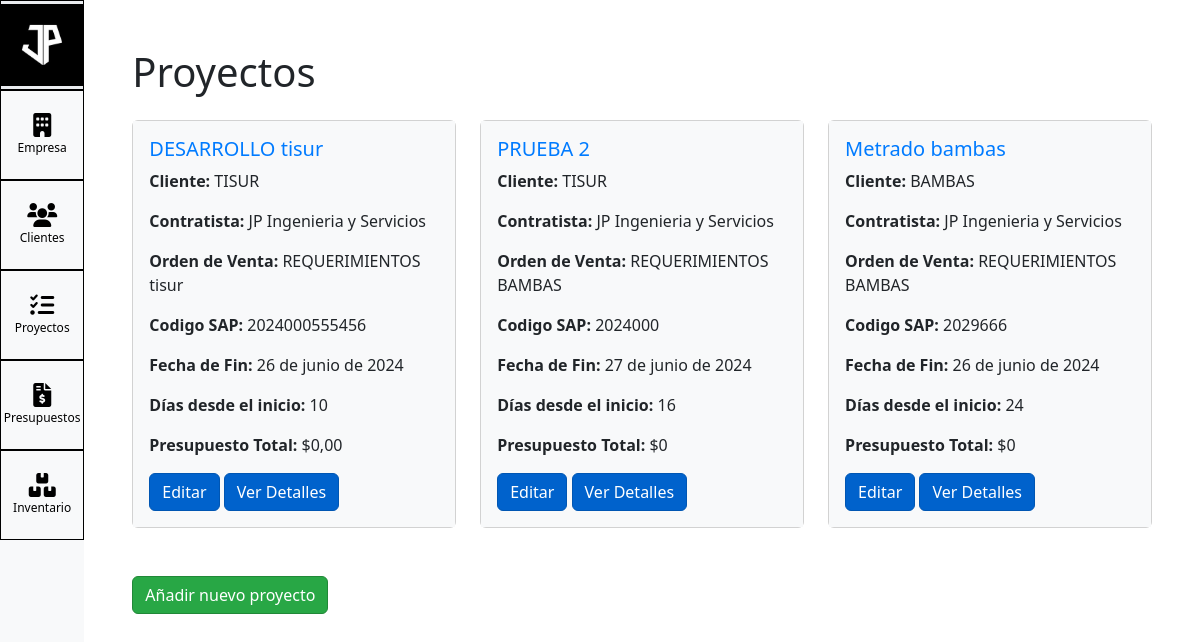
The app's page /projects/projects/ with its own data.
### projects/models.py (models this page shows, shortened)
class Project(models.Model):
    client = models.ForeignKey(Client, on_delete=models.CASCADE)
    contractor = models.ForeignKey(Contractor, on_delete=models.CASCADE)
    project_name = models.CharField(max_length=100)
    sap_code = models.CharField(max_length=50)
    ov_name = models.CharField(max_length=100)
    start_date = models.DateField()
    end_date = models.DateField()
    @property
    def days_since_start(self):
        return (date.today() - self.start_date).days
    @property
    def total_budget(self):
        total = sum(budget.valor_total for budget in self.budgets.all())
        return total

class Client(models.Model):
    client_name = models.CharField(max_length=100)
    email = models.EmailField()
    phone = models.CharField(max_length=20)

class Contractor(models.Model):
    contractor_name = models.CharField(max_length=100)
    address = models.CharField(max_length=150)
    phone = models.CharField(max_length=20)
    contractor_ruc = models.CharField(max_length=20)
    email = models.EmailField()

### budgets/models.py (models this page shows, shortened)
class Budget(models.Model):
    project = models.ForeignKey(Project, on_delete=models.CASCADE, related_name='budgets')
    dias = models.PositiveIntegerField()
    valor_total = models.DecimalField(max_digits=10, decimal_places=2, default=0)

### projects/views.py (the view)
# urls.py: path('projects/', ProjectListView.as_view(), name='project_list'),
class ProjectListView(ListView):
    model = Project
    template_name = 'projects/project_list.html'

### projects/templates/projects/project_list.html (shortened to what this page needs)
{% extends "base_generic.html" %}
{% block content %}
<div class="container mt-4">
  <h1 class="mb-4">Proyectos</h1>
  <div class="row">
    {% for project in object_list %}
      <div class="col-md-4 mb-4">
        <div class="card">
          <div class="card-body">
            <h5 class="card-title">{{ project.project_name }}</h5>
            <p class="card-text"><strong>Cliente:</strong> {{ project.client.client_name }}</p>
            <p class="card-text"><strong>Contratista:</strong> {{ project.contractor.contractor_name }}</p>
            <p class="card-text"><strong>Orden de Venta:</strong> {{ project.ov_name }}</p>
            <p class="card-text"><strong>Codigo SAP:</strong> {{ project.sap_code }}</p>
            <p class="card-text"><strong>Fecha de Fin:</strong> {{ project.end_date }}</p>
            <p class="card-text"><strong>Días desde el inicio:</strong> {{ project.days_since_start }}</p>
            <p class="card-text"><strong>Presupuesto Total:</strong> ${{ project.total_budget }}</p>
            <a href="{% url 'project_edit' project.pk %}" class="btn btn-primary">Editar</a>
            <a href="{% url 'project_detail' project.pk %}" class="btn btn-primary">Ver Detalles</a>
          </div>
        </div>
      </div>
    {% endfor %}
  </div>
  <div class="mt-4">
    <a href="{% url 'project_add' %}" class="btn btn-success">Añadir nuevo proyecto</a>
  </div>
</div>
{% endblock %}

### static/css/custom.css (style rules this page uses)
body, html { height: 100%; margin: 0; padding: 0; }

### projects/templates/projects/project_list.html (style rules this page uses)
.card { transition: transform 0.2s; }
.card-title { color: #007bff; }
.card-body { background-color: #f8f9fa; }
.btn-primary { background-color: #0062cc; border-color: #0056b3; }
.btn-success { background-color: #28a745; border-color: #218838; }

### records on screen
Project: project_name "DESARROLLO tisur", client.client_name "TISUR", contractor.contractor_name "JP Ingenieria y Servicios", ov_name "REQUERIMIENTOS tisur", sap_code "2024000555456", end_date "26 de junio de 2024", days_since_start "10", total_budget "0,00"
Project: project_name "PRUEBA 2", client.client_name "TISUR", contractor.contractor_name "JP Ingenieria y Servicios", ov_name "REQUERIMIENTOS BAMBAS", sap_code "2024000", end_date "27 de junio de 2024", days_since_start "16", total_budget "0"
Project: project_name "Metrado bambas", client.client_name "BAMBAS", contractor.contractor_name "JP Ingenieria y Servicios", ov_name "REQUERIMIENTOS BAMBAS", sap_code "2029666", end_date "26 de junio de 2024", days_since_start "24", total_budget "0"
